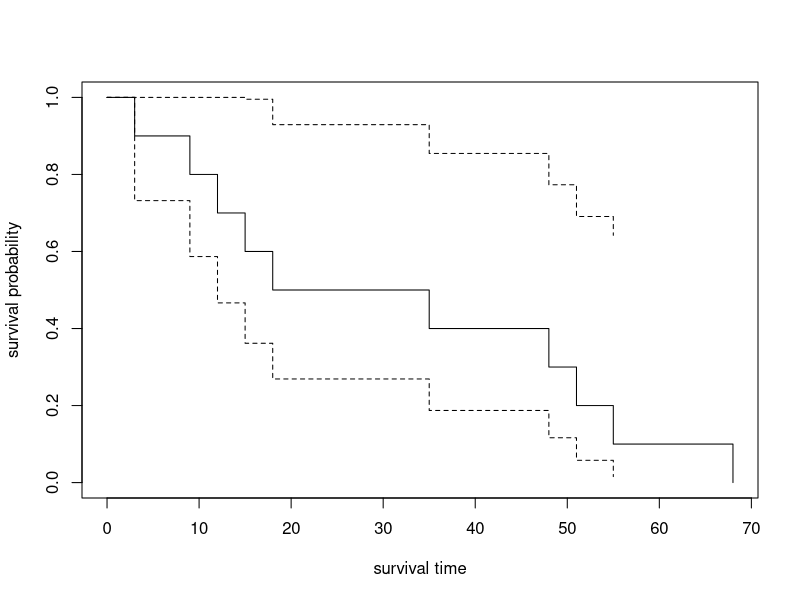
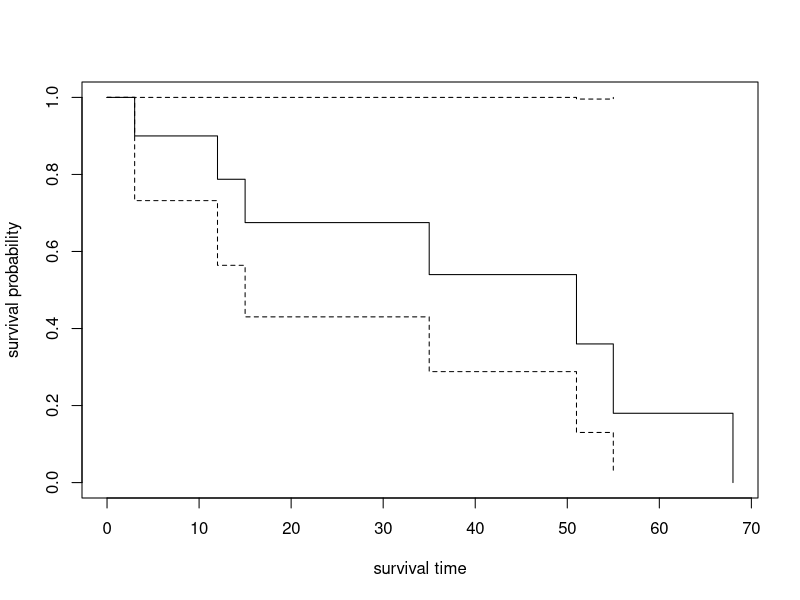
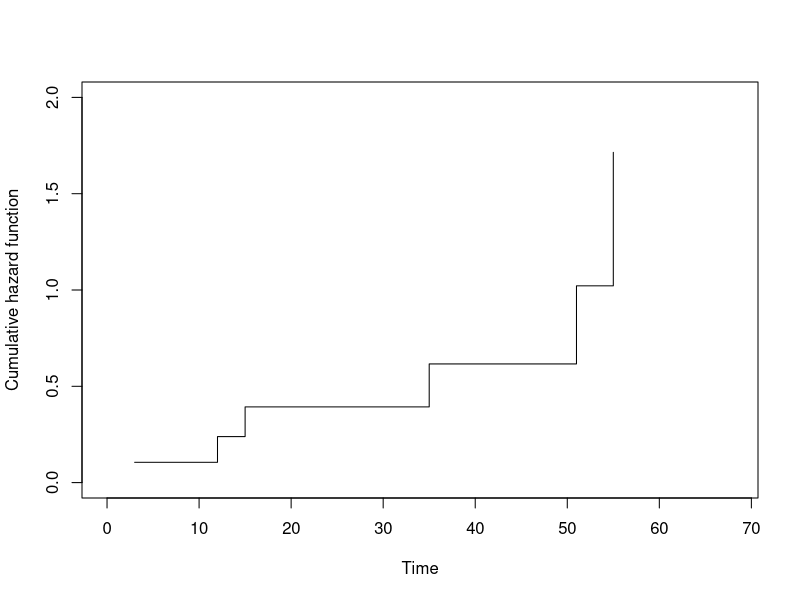

The R source for these figures, in order:
#CHAPTER 17 -- Nonparimetric survival analysis

library(survival)

#data
#survival probability distribution (no censoring)
t <- c(3,9,12,15,18,35,48,51,55,68)
n <- length(t)
cc <- rep(1,n)
f <- survfit(Surv(t,cc)~1)
summary(f)
plot(f,xlab="survival time",ylab="survival probability")

#survival probability distribution (censoring)
#data
t <- c(3,9,12,15,18,35,48,51,55,68)
n <- length(t)
cc <- c(1,0,1,1,0,1,0,1,1,1)
f <- survfit(Surv(t,cc)~1)
summary(f)
plot(f,xlab="survival time",ylab="survival probability")

#variance
#complete data
n <- c(10,9,8,7,6,5,4,3,2)
t <- c(6,3,3,3,17,13,3,4,13)

#censored data
n <- c(10,8,7,5,3,2)
t <- c(9,3,20,16,4,13)

#estimation
P <- cumprod(1-1/n)
a <- P*t
nn <- n*(n-1)
A <- rev(cumsum(rev(a)))
AA <- A^2/nn
d <- length(n)+1
v <- (d/(d-1))*sum(AA)
cbind(P,t,a,nn,A,AA)
tbar <- sum(c(1,P)*c(3,t))
cbind(tbar,v)

#complete data: calculated directly from the data
s <- c(3,9,12,15,18,35,48,51,55,68)
mean(s)
var(s)/10

#Cumulative hazard function
t <- c(3,12,15,35,51,55,68)
n <- c(10,8,7,5,3,2,1)
p <- 1-1/n
H <- cumsum(-log(p))
round(cbind(t,n,p,H),3)
plot(t,H,type="s",ylim=c(0,2),xlim=c(0,68),xlab="Time",ylab="Cumulative hazard function")

#log-rank analysis
#data -- SFMHS -- smokers (n = 8) and nonsmokers (n = 17)
smk <- c(2,8,13,24,25,38,43,48)
c.smk <- c(1,1,1,0,1,1,1,1)  #censored = 0
smk0 <- c(12,18,21,34,40,46,30,33,39,42,44,50,56,58,61,66,77)
c.smk0 <- c(1,1,1,1,1,1,0,1,1,1,1,0,1,1,1,0,1)
t <- c(smk,smk0)
cc <- c(c.smk,c.smk0)
status <- rep(0:1,c(length(smk),length(smk0)))

#log-rank analysis
f <- survfit(Surv(t,cc)~status)
summary(f)
f0 <- survdiff(Surv(t,cc)~status)
f0
cbind(f0$exp[1],f0$var[1,1],f0$chisq)


